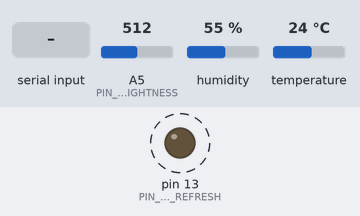
This sketch was run on a simulated Arduino Uno, built with avr-gcc and run on an emulated ATmega328P. On the bench: output pins drawn as LEDs (lit = HIGH). Wiring (inferred from the names in the program): DHT11 sensor: data pin 8. Dashed ring = blinking. Inputs (shaded band) come from the test bench; at power-on: A5 (PIN_IN_BRIGHTNESS) = 512, humidity 55 %, temperature 24 °C. Pins used as bus, display or sensor lines are not drawn; what the sketch prints to the serial monitor is not drawn.

Above: at 1.3 s.
1.4 s: "1\n" received over Serial
Timing chart, 0 to 10.5 s (numbered marks = the images above; inputs shaded):
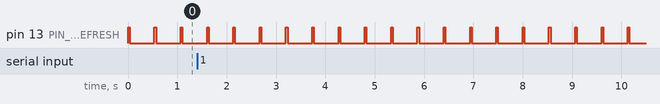

Measured:
- by itself, pin 13 (PIN_OUT_REFRESH): alternates HIGH for 0.03 s and LOW for 0.50 s

The sketch:

RoomSensor.ino
```cpp
// IDs for serial communication
const String SERIALID_OUT_BRIGHTNESS = "BRIGHTNESS";
const String SERIALID_OUT_HUMIDITY = "HUMIDITY";
const String SERIALID_OUT_TEMPERATURE = "TEMPERATURE";
const String SERIALID_OUT_TYPEID = "TYPEID";

// Logging over serial bus for debugging
const String SERIALID_OUT_LOG = "LOG";

// separate command and value (i.e. BRIGHTNESS=100)
const String SERIALID_OUT_SEPARATOR = "=";

// incoming command if device type is requested
const String SERIALID_IN_TYPEID = "TYPEID";
// incoming command to send all current values (i.e. for initialization of an ui element)
const String SERIALID_IN_CURRENTVALUES = "CURRENTVALUES";

// Input of the photo resistor sensor
const int PIN_IN_BRIGHTNESS = A5;
// 1-Wire input of the humidity / temperature sensor
const int PIN_IN_HUMI_TEMP = 8;
// LED to signal a refresh of the sensors
const int PIN_OUT_REFRESH = 13;

// refresh rate in seconds. Default: no specific rate, but if a value is changed
int refreshRate = -1;

// old states to identify a value change
int lastBrightness = -1;
byte lastHumidity = -1;
byte lastTemperature = -1;

// queue of all incoming serial commands. Holds more than one, if the processing speed is not fast enough.
String queue = "";
// contains the current incoming command. See serialEvent().
String serialInput = "";
bool serialInputComplete = false;

// the setup routine runs once when you press reset
void setup() {
  pinMode(PIN_IN_BRIGHTNESS, INPUT);
  pinMode(PIN_IN_HUMI_TEMP, OUTPUT);
  pinMode(PIN_OUT_REFRESH, OUTPUT);

  Serial.begin(9600);
}

// the loop routine runs over and over again forever
void loop() {

  checkTypeIdRequested();

  if (isCurrentValuesRequested()) {
    lastBrightness = -1;
    lastHumidity = -1;
    lastTemperature = -1;
  }

	switchUpdateLEDOn();

	int brightness = readBrightness();

	if (lastBrightness != brightness) {
	  lastBrightness = brightness;
	  writeBrightnessToSerial(brightness);
	}

	byte humiTemp[5];
	readHumiTemp(humiTemp);

	if (lastHumidity != humiTemp[0]) {
	  lastHumidity = humiTemp[0];
	  writeHumidityToSerial(humiTemp[0]);
	}

	if (lastTemperature != humiTemp[2]) {
	  lastTemperature = humiTemp[2];
	  writeTemperatureToSerial(humiTemp[2]);
	}

	switchUpdateLEDOff();

  delay(500);
}

int buttonStateOld = 0;
void checkTypeIdRequested() {

	if (isTypeIdRequired()) {
    writeLog("type id requested. send type id...");
		writeTypeIdToSerial();
	}
}

void serialEvent() {

  bool serialInputAvailable = false;

  while (Serial.available()) {
    queue += (char)Serial.read();
    serialInputAvailable = true;
  }

  if (serialInput.length() > 0 || serialInputAvailable == false) {
    return;
  }

  for (int i = 0; i < queue.length(); i++) {
    char ch = queue.charAt(i);
    if (ch == '\n') {
      serialInputComplete = true;
      break;
    } else {
      serialInput += ch;
    }
  }

  if (serialInputComplete) {
    queue = queue.substring(serialInput.length() + 1);
    writeLog("read serial input = ", serialInput);
    if (queue.length() > 0) {
      writeLog("remaining serial input in queue = ", queue);
    }
  }
}

int readBrightness() {
  return analogRead(PIN_IN_BRIGHTNESS) / 10.24;
}

// Read the humidity and temperature by 1-wire protocol
void readHumiTemp(byte result[]) {
  digitalWrite (PIN_IN_HUMI_TEMP, LOW); // bus down, send start signal
  delay (30); // delay greater than 18ms, so DHT11 start signal can be detected

  digitalWrite (PIN_IN_HUMI_TEMP, HIGH);
  delayMicroseconds (40); // Wait for DHT11 response

  pinMode (PIN_IN_HUMI_TEMP, INPUT);
  while (digitalRead (PIN_IN_HUMI_TEMP) == HIGH);
  delayMicroseconds (80); // DHT11 response, pulled the bus 80us
  if (digitalRead (PIN_IN_HUMI_TEMP) == LOW);
  delayMicroseconds (80); // DHT11 80us after the bus pulled to start sending data

  for (int i = 0; i < 4; i ++) { // receive temperature and humidity data, the parity bit is not considered
    result[i] = readHumiTempValue();
  }

  pinMode (PIN_IN_HUMI_TEMP, OUTPUT);
  digitalWrite (PIN_IN_HUMI_TEMP, HIGH); // send data once after releasing the bus, wait for the host to open the next Start signal
}

// Read the humidity or temperature of the sensor
byte readHumiTempValue() {
  byte data;
  for (int i = 0; i < 8; i ++) {
    if (digitalRead (PIN_IN_HUMI_TEMP) == LOW) {
      while (digitalRead (PIN_IN_HUMI_TEMP) == LOW); // wait for 30us
      delayMicroseconds (30); // determine the duration of the high level to determine the data is '0 'or '1'
      if (digitalRead (PIN_IN_HUMI_TEMP) == HIGH)
        data |= (1 << (7 - i)); // high front and low in the post
      while (digitalRead (PIN_IN_HUMI_TEMP) == HIGH); // data '1 ', wait for the next one receiver
    }
  }
  return data;
}

bool isTypeIdRequired() {
  bool result = false;
  if (serialInputComplete && SERIALID_IN_TYPEID.equals(serialInput)) {
    writeLog("TYPEID command received");
    serialInput = "";
    serialInputComplete = false;
    result = true;
  }
  return result;
}

bool isCurrentValuesRequested() {

  if (serialInputComplete && SERIALID_IN_CURRENTVALUES.equals(serialInput)) {
    writeLog("CURRENTVALUES command received");
    serialInput = "";
    serialInputComplete = false;
    return true;
  }
  return false;
}

void writeBrightnessToSerial(int brightness) {
  writeToSerial(SERIALID_OUT_BRIGHTNESS, (String) brightness);
}

void writeHumidityToSerial(byte humidity) {
  writeToSerial(SERIALID_OUT_HUMIDITY, (String) humidity);
}

void writeTemperatureToSerial(byte temperature) {
  writeToSerial(SERIALID_OUT_TEMPERATURE, (String) temperature);
}

void writeTypeIdToSerial() {
	writeToSerial(SERIALID_OUT_TYPEID, "roomsensor");
}

void writeToSerial(String command, String value) {
  Serial.println(command + SERIALID_OUT_SEPARATOR + value);
}

void switchUpdateLEDOn() {
  digitalWrite(13, HIGH);
}

void switchUpdateLEDOff() {
  digitalWrite(13, LOW);
}

void writeLog(String logMessage, String value) {
  Serial.println("LOG=" + logMessage + value);
}

void writeLog(String logMessage, bool value) {
  Serial.println("LOG=" + logMessage + value);
}

void writeLog(String logMessage) {
  Serial.println("LOG=" + logMessage);
}
```
